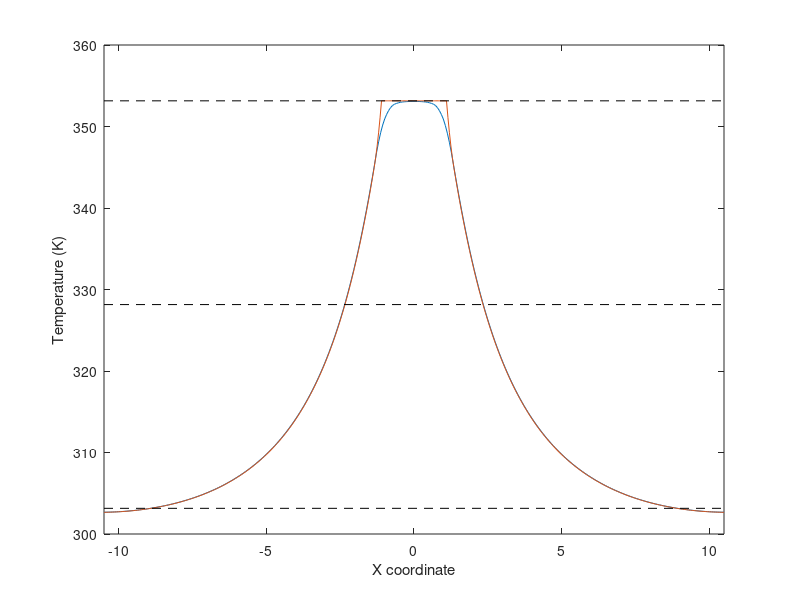

This figure's MATLAB source:
clc
close all

A=[-10.5                     0                        -0.2999999999999999      302.67263624898163
-10.429494743374864       0                        -0.2999999999999999      302.6767333305044
-10.358989486749726       0                        -0.2999999999999999      302.6824090237057
-10.28848423012459        0                        -0.2999999999999999      302.6896633285855
-10.217978973499454       0                        -0.2999999999999999      302.6984962451438
-10.147473716874318       0                        -0.2999999999999999      302.70890777338053
-10.076968460249182       0                        -0.2999999999999999      302.7209097605529
-10.006463203624046       0                        -0.2999999999999999      302.734521325107
-9.935957946998908        0                        -0.2999999999999999      302.749742467043
-9.865452690373774        0                        -0.2999999999999999      302.76657318636086
-9.794947433748638        0                        -0.2999999999999999      302.7850134830604
-9.724442177123503        0                        -0.2999999999999999      302.8050922635112
-9.653936920498365        0                        -0.2999999999999999      302.82683750390356
-9.58343166387323         0                        -0.2999999999999999      302.85024920423785
-9.512926407248093        0                        -0.2999999999999999      302.8753273645141
-9.442421150622955        0                        -0.2999999999999999      302.902071984732
-9.371915893997821        0                        -0.2999999999999999      302.9305174933657
-9.301410637372683        0                        -0.2999999999999999      302.96071344641285
-9.230905380747547        0                        -0.2999999999999999      302.99265984387364
-9.160400124122411        0                        -0.2999999999999999      303.02635668574817
-9.089894867497275        0                        -0.2999999999999999      303.0618039720363
-9.01938961087214         0                        -0.2999999999999999      303.09905407893245
-8.948884354247003        0                        -0.2999999999999999      303.13816779523864
-8.878379097621865        0                        -0.2999999999999999      303.1791451209549
-8.807873840996729        0                        -0.2999999999999999      303.2219860560814
-8.737368584371593        0                        -0.2999999999999999      303.2666906006178
-8.666863327746459        0                        -0.2999999999999999      303.3133186991073
-8.59635807112132         0                        -0.2999999999999999      303.36195641074556
-8.525852814496185        0                        -0.2999999999999999      303.4126037355327
-8.455347557871049        0                        -0.2999999999999999      303.4652606734686
-8.384842301245913        0                        -0.2999999999999999      303.51992722455327
-8.314337044620776        0                        -0.2999999999999999      303.5766782683429
-8.243831787995639        0                        -0.2999999999999999      303.6356212611126
-8.173326531370503        0                        -0.2999999999999999      303.6967562028626
-8.102821274745367        0                        -0.2999999999999999      303.7600830935929
-8.03231601812023         0                        -0.2999999999999999      303.82560193330335
-7.961810761495096        0                        -0.2999999999999999      303.8934059121965
-7.891305504869957        0                        -0.2999999999999999      303.9636270380402
-7.820800248244823        0                        -0.2999999999999999      304.03626531083455
-7.750294991619685        0                        -0.2999999999999999      304.11132073057945
-7.67978973499455         0                        -0.2999999999999999      304.1887932972749
-7.609284478369413        0                        -0.2999999999999999      304.26879765317915
-7.538779221744278        0                        -0.2999999999999999      304.3514947658738
-7.468273965119141        0                        -0.2999999999999999      304.43688463535915
-7.397768708494006        0                        -0.2999999999999999      304.5249672616351
-7.327263451868869        0                        -0.2999999999999999      304.6157426447015
-7.256758195243733        0                        -0.2999999999999999      304.7093509398276
-7.186252938618597        0                        -0.2999999999999999      304.8059876912754
-7.115747681993461        0                        -0.2999999999999999      304.9056528990453
-7.045242425368324        0                        -0.2999999999999999      305.00834656313737
-6.974737168743188        0                        -0.2999999999999999      305.1140686835512
-6.9042319121180515       0                        -0.2999999999999999      305.2229901677227
-6.833726655492915        0                        -0.2999999999999999      305.3353483216457
-6.7632213988677785       0                        -0.2999999999999999      305.4511431453203
-6.6927161422426416       0                        -0.2999999999999999      305.57037463874667
-6.6222108856175055       0                        -0.2999999999999999      305.69304280192443
-6.551705628992369        0                        -0.2999999999999999      305.8193560678948
-6.481200372367233        0                        -0.2999999999999999      305.94960274248626
-6.410695115742097        0                        -0.2999999999999999      306.08378282569913
-6.340189859116961        0                        -0.2999999999999999      306.2218963175334
-6.269684602491825        0                        -0.2999999999999999      306.3639432179888
-6.199179345866689        0                        -0.2999999999999999      306.5101782890354
-6.128674089241553        0                        -0.2999999999999999      306.6609527977634
-6.058168832616417        0                        -0.2999999999999999      306.81626674417294
-5.987663575991282        0                        -0.2999999999999999      306.97612012826403
-5.917158319366145        0                        -0.2999999999999999      307.1405129500364
-5.846653062741009        0                        -0.2999999999999999      307.3097578256814
-5.776147806115873        0                        -0.2999999999999999      307.4842846049123
-5.705642549490737        0                        -0.2999999999999999      307.6640932877292
-5.635137292865599        0                        -0.2999999999999999      307.8491838741323
-5.564632036240463        0                        -0.2999999999999999      308.0395563641212
-5.4941267796153275       0                        -0.2999999999999999      308.2355964504988
-5.423621522990191        0                        -0.2999999999999999      308.43783316734573
-5.353116266365054        0                        -0.2999999999999999      308.64626651466216
-5.282611009739918        0                        -0.2999999999999999      308.860896492448
-5.212105753114782        0                        -0.2999999999999999      309.08172310070324
-5.141600496489646        0                        -0.2999999999999999      309.3092254137141
-5.071095239864509        0                        -0.2999999999999999      309.54405910565686
-5.000589983239373        0                        -0.2999999999999999      309.7862241765318
-4.930084726614236        0                        -0.2999999999999999      310.03572062633884
-4.8595794699891          0                        -0.2999999999999999      310.29254845507785
-4.789074213363964        0                        -0.2999999999999999      310.5573074855956
-4.718568956738827        0                        -0.2999999999999999      310.8308170012196
-4.648063700113692        0                        -0.2999999999999999      311.1130770019501
-4.577558443488556        0                        -0.2999999999999999      311.4040874877871
-4.507053186863419        0                        -0.2999999999999999      311.70384845873036
-4.436547930238283        0                        -0.2999999999999999      312.01311774408003
-4.366042673613147        0                        -0.2999999999999999      312.3329284432813
-4.295537416988012        0                        -0.2999999999999999      312.6632805563341
-4.225032160362875        0                        -0.2999999999999999      313.0041740832386
-4.154526903737739        0                        -0.2999999999999999      313.3556090239945
-4.0840216471126025       0                        -0.2999999999999999      313.71855235188
-4.0135163904874664       0                        -0.2999999999999999      314.0943194086311
-3.94301113386233         0                        -0.2999999999999999      314.48291019424806
-3.872505877237193        0                        -0.2999999999999999      314.8843247087308
-3.802000620612057        0                        -0.2999999999999999      315.29856295207907
-3.731495363986921        0                        -0.2999999999999999      315.72687144490175
-3.6609901073617848       0                        -0.2999999999999999      316.1709401893064
-3.5904848507366482       0                        -0.2999999999999999      316.6307691852933
-3.519979594111512        0                        -0.2999999999999999      317.1063584328624
-3.4494743374863757       0                        -0.2999999999999999      317.5977079320136
-3.3789690808612405       0                        -0.2999999999999999      318.1064398005767
-3.3084638242361044       0                        -0.2999999999999999      318.6347385421104
-3.237958567610969        0                        -0.2999999999999999      319.18260415661507
-3.1674533109858327       0                        -0.2999999999999999      319.75003664409064
-3.096948054360697        0                        -0.2999999999999999      320.3370360045368
-3.0264427977355606       0                        -0.2999999999999999      320.94572598051707
-2.9559375411104236       0                        -0.2999999999999999      321.57892137434203
-2.885432284485287        0                        -0.2999999999999999      322.2366221860117
-2.814927027860151        0                        -0.2999999999999999      322.91882841552615
-2.744421771235014        0                        -0.2999999999999999      323.62554006288514
-2.673916514609878        0                        -0.2999999999999999      324.359528291218
-2.603411257984741        0                        -0.2999999999999999      325.1243239917861
-2.532906001359605        0                        -0.2999999999999999      325.91992716458975
-2.4624007447344685       0                        -0.2999999999999999      326.746337809629
-2.3918954881093324       0                        -0.2999999999999999      327.60355592690354
-2.321390231484196        0                        -0.2999999999999999      328.49510168722384
-2.2508849748590603       0                        -0.2999999999999999      329.42490372419036
-2.1803797182339237       0                        -0.2999999999999999      330.3929620378034
-2.109874461608788        0                        -0.2999999999999999      331.39927662806303
-2.0393692049836516       0                        -0.2999999999999999      332.4438474949689
-1.9688639483585153       0                        -0.2999999999999999      333.53153536182595
-1.8983586917333786       0                        -0.2999999999999999      334.66477899012136
-1.8278534351082423       0                        -0.2999999999999999      335.8435783798552
-1.757348178483106        0                        -0.2999999999999999      337.0679335310276
-1.6868429218579695       0                        -0.2999999999999999      338.3378444436383
-1.6164801545800536       0                        -0.2999999999999999      339.653598988994
-1.5461173873021374       0                        -0.2999999999999999      341.01494321574165
-1.4757546200242218       0                        -0.2999999999999999      342.42187712388136
-1.4053918527463058       0                        -0.2999999999999999      343.87440071341325
-1.33502908546839         0                        -0.2999999999999999      345.37251398433693
-1.266628149047917        0                        -0.2999999999999999      346.84091206024846
-1.198227212627444        0                        -0.2999999999999999      348.1305210578851
-1.1298262762069708       0                        -0.2999999999999999      349.2413409772471
-1.061425339786498        0                        -0.2999999999999999      350.1733718183344
-0.9930244033660249       0                        -0.2999999999999999      350.9266135811468
-0.9270085451738299       0                        -0.2999999999999999      351.48825975709866
-0.8609926869816347       0                        -0.2999999999999999      351.9495912951179
-0.7949768287894395       0                        -0.2999999999999999      352.31060819520474
-0.7289609705972444       0                        -0.2999999999999999      352.5713104573591
-0.6629451124050492       0                        -0.2999999999999999      352.7316980815809
-0.597105630112982        0                        -0.2999999999999999      352.8268482870497
-0.5312661478209145       0                        -0.2999999999999999      352.9042451259809
-0.4654266655288473       0                        -0.2999999999999999      352.96388859837464
-0.39958718323678         0                        -0.2999999999999999      353.0057787042309
-0.3337477009447127       0                        -0.2999999999999999      353.02991544354956
-0.26699816075577015      0                        -0.29999999999999993     353.04888856453766
-0.2002486205668276       0                        -0.29999999999999993     353.06364121724727
-0.13349908037788508      0                        -0.29999999999999993     353.07417340167876
-0.06674954018894252      0                        -0.29999999999999993     353.08048511783204
0                         0                        -0.3                     353.0825763657068
-10.5                     0                        0                        302.6631557238339
-10.429349516022997       0                        0                        302.6672502586819
-10.358699032045989       0                        0                        302.67292614876624
-10.288048548068982       0                        0                        302.6801833940869
-10.217398064091975       0                        0                        302.6890219946439
-10.146747580114969       0                        0                        302.69944195043723
-10.076097096137962       0                        0                        302.7114486910798
-10.005446612160956       0                        0                        302.7250695083087
-9.93479612818395         0                        0                        302.74030440212437
-9.86414564420694         0                        0                        302.7571533725268
-9.793495160229934        0                        0                        302.7756164195156
-9.722844676252928        0                        0                        302.79570660742513
-9.652194192275921        0                        0                        302.8174675509244
-9.581543708298916        0                        0                        302.84089925001354
-9.51089322432191         0                        0                        302.8660017046926
-9.440242740344903        0                        0                        302.89277491496136
-9.369592256367897        0                        0                        302.9212495894784
-9.29894177239089         0                        0                        302.9514805995378
-9.228291288413885        0                        0                        302.9834679451397
-9.157640804436879        0                        0                        303.0172116262841
-9.086990320459872        0                        0                        303.0527116429709
-9.016339836482866        0                        0                        303.08999973894066
-8.945689352505859        0                        0                        303.12915597373905
-8.875038868528852        0                        0                        303.1701803473663
-8.804388384551848        0                        0                        303.2130728598223
-8.733737900574841        0                        0                        303.257833511107
-8.663087416597834        0                        0                        303.30452278628354
-8.59243693262083         0                        0                        303.35322468640635
-8.521786448643823        0                        0                        303.4039392114757
-8.451135964666816        0                        0                        303.45666636149156
-8.380485480689812        0                        0                        303.5114061364538
-8.309834996712805        0                        0                        303.5682376093633
-8.239184512735797        0                        0                        303.6272644951123
-8.16853402875879         0                        0                        303.6884867937011
-8.097883544781782        0                        0                        303.7519045051296
-8.027233060804775        0                        0                        303.8175176293976
-7.95658257682777         0                        0                        303.8854251890118
-7.885932092850764        0                        0                        303.95575404556206
-7.815281608873757        0                        0                        304.02850419904877
-7.744631124896752        0                        0                        304.1036756494717
-7.673980640919746        0                        0                        304.18126839683083
-7.60333015694274         0                        0                        304.2614045277365
-7.532679672965733        0                        0                        304.34423855635373
-7.462029188988727        0                        0                        304.4297704826825
-7.3913787050117215       0                        0                        304.518000306723
-7.320728221034714        0                        0                        304.60892802847496
-7.250077737057709        0                        0                        304.70270277547
-7.179427253080702        0                        0                        304.7995125118
-7.108776769103695        0                        0                        304.8993572374652
-7.03812628512669         0                        0                        305.00223695246564
-6.967475801149683        0                        0                        305.10815165680106
-6.896825317172677        0                        0                        305.2172825897083
-6.82617483319567         0                        0                        305.32985865217364
-6.755524349218663        0                        0                        305.4458798441973
-6.684873865241657        0                        0                        305.56534616577926
-6.61422338126465         0                        0                        305.6882576169193
-6.5435728972876435       0                        0                        305.81483401941676
-6.472922413310637        0                        0                        305.9453549387719
-6.40227192933363         0                        0                        306.0798203749847
-6.331621445356624        0                        0                        306.21823032805526
-6.260970961379618        0                        0                        306.3605847979833
-6.1903204774026115       0                        0                        306.50715047898774
-6.119669993425605        0                        0                        306.6582703395108
-6.049019509448599        0                        0                        306.81394437955277
-5.978369025471592        0                        0                        306.97417259911356
-5.907718541494585        0                        0                        307.13895499819307
-5.8370680575175795       0                        0                        307.3086158293029
-5.766417573540572        0                        0                        307.48357829921974
-5.6957670895635655       0                        0                        307.66384240794383
-5.62511660558656         0                        0                        307.84940815547515
-5.554466121609552        0                        0                        308.04027554181357
-5.483815637632546        0                        0                        308.2368402621404
-5.413165153655539        0                        0                        308.4396282383655
-5.342514669678533        0                        0                        308.648639470489
-5.271864185701525        0                        0                        308.863873958511
-5.2012137017245195       0                        0                        309.08533170243123
-5.130563217747514        0                        0                        309.313498050608
-5.059912733770507        0                        0                        309.5490319658637
-4.9892622497935015       0                        0                        309.7919334481987
-4.918611765816495        0                        0                        310.0422024976128
-4.847961281839489        0                        0                        310.29983911410585
-4.777310797862484        0                        0                        310.5654424361533
-4.706660313885476        0                        0                        310.83984579204065
-4.63600982990847         0                        0                        311.123049181768
-4.565359345931463        0                        0                        311.4150526053355
-4.494708861954456        0                        0                        311.7158560627429
-4.424058377977451        0                        0                        312.0262048350998
-4.353407894000443        0                        0                        312.3471633568951
-4.282757410023437        0                        0                        312.67873162812907
-4.212106926046431        0                        0                        313.0209096488016
-4.141456442069424        0                        0                        313.3736974189125
-4.070805958092418        0                        0                        313.73803021575804
-4.000155474115412        0                        0                        314.1152816031812
-3.9295049901384056       0                        0                        314.50545158118223
-3.8588545061613995       0                        0                        314.9085401497612
-3.788204022184393        0                        0                        315.3245473089179
-3.7175535382073868       0                        0                        315.75465837397235
-3.6469030542303806       0                        0                        316.2006619167297
-3.576252570253374        0                        0                        316.6625579371902
-3.505602086276367        0                        0                        317.14034643535376
-3.434951602299361        0                        0                        317.6340274112203
-3.364301118322355        0                        0                        318.14511893661114
-3.2936506343453478       0                        0                        318.67596122387465
-3.223000150368341        0                        0                        319.22655427301095
-3.1523496663913346       0                        0                        319.79689808402014
-3.081699182414328        0                        0                        320.3869926569019
-3.011048698437322        0                        0                        320.9988024702139
-2.9403982144603154       0                        0                        321.6353687133578
-2.8697477304833092       0                        0                        322.29669138633386
-2.7990972465063026       0                        0                        322.9827704891419
-2.728446762529296        0                        0                        323.6936060217819
-2.6577962785522904       0                        0                        324.4317599067414
-2.587145794575283        0                        0                        325.2010430541096
-2.516495310598277        0                        0                        326.001455463887
-2.4458448266212707       0                        0                        326.83299713607346
-2.375194342644264        0                        0                        327.6956680706687
-2.304543858667258        0                        0                        328.59282121822326
-2.233893374690251        0                        0                        329.52869059301014
-2.1632428907132444       0                        0                        330.5032761950295
-2.092592406736238        0                        0                        331.5165780242814
-2.0219419227592312       0                        0                        332.56859608076564
-1.9513321190534425       0                        0                        333.6626098047828
-1.8807223153476536       0                        0                        334.80231543645584
-1.8101125116418653       0                        0                        335.98771297578503
-1.7395027079360763       0                        0                        337.2188024227704
-1.6688929042302876       0                        0                        338.49558377741164
-1.604957500875662        0                        0                        339.69199906370716
-1.5410220975210367       0                        0                        340.9365447089165
-1.4770866941664114       0                        0                        342.2292207130397
-1.4131512908117858       0                        0                        343.57002707607694
-1.3492158874571603       0                        0                        344.95896379802787
-1.2993727099657284       0                        0                        346.15963982849763
-1.2495295324742963       0                        0                        347.5790814639296
-1.1996863549828642       0                        0                        349.217288704324
-1.1498431774914324       0                        0                        351.07426154968084
-1.1000000000000003       0                        0                        353.15
-1.0600000000000003       0                        0                        353.15000000000003
-1.02                     0                        0                        353.1499999999999
-0.9800000000000002       0                        0                        353.1499999999999
-0.9400000000000002       0                        0                        353.15000000000003
-0.9000000000000002       0                        0                        353.15
-0.8600000000000002       0                        0                        353.15000000000003
-0.8200000000000002       0                        0                        353.1499999999999
-0.7800000000000004       0                        0                        353.1499999999999
-0.7400000000000003       0                        0                        353.15000000000003
-0.7000000000000003       0                        0                        353.15
-0.6600000000000004       0                        0                        353.15000000000003
-0.6200000000000002       0                        0                        353.1499999999999
-0.5800000000000002       0                        0                        353.1499999999999
-0.5400000000000001       0                        0                        353.15000000000003
-0.5000000000000001       0                        0                        353.15
-0.4600000000000002       0                        0                        353.15000000000003
-0.4200000000000002       0                        0                        353.1499999999999
-0.38000000000000017      0                        0                        353.1499999999999
-0.3400000000000002       0                        0                        353.15000000000003
-0.3000000000000002       0                        0                        353.15
-0.2600000000000002       0                        0                        353.15000000000003
-0.22000000000000014      0                        0                        353.1499999999999
-0.18000000000000016      0                        0                        353.1499999999999
-0.1400000000000001       0                        0                        353.15000000000003
-0.10000000000000009      0                        0                        353.15
-0.060000000000000046     0                        0                        353.15000000000003
-0.020000000000000004     0                        0                        353.1499999999999
0.020000000000000018      0                        0                        353.1499999999999
0.060000000000000074      0                        0                        353.15000000000003
0.1000000000000001        0                        0                        353.15
0.1400000000000001        0                        0                        353.15000000000003
0.18000000000000008       0                        0                        353.1499999999999
0.22000000000000006       0                        0                        353.1499999999999
0.26                      0                        0                        353.15000000000003
0.30000000000000004       0                        0                        353.15
0.3400000000000001        0                        0                        353.15000000000003
0.3800000000000001        0                        0                        353.1499999999999
0.42000000000000015       0                        0                        353.1499999999999
0.4600000000000002        0                        0                        353.15000000000003
0.5000000000000002        0                        0                        353.15
0.5400000000000003        0                        0                        353.15000000000003
0.5800000000000002        0                        0                        353.1499999999999
0.6200000000000001        0                        0                        353.1499999999999
0.6600000000000001        0                        0                        353.15000000000003
0.7                       0                        0                        353.15
0.7400000000000001        0                        0                        353.15000000000003
0.7800000000000001        0                        0                        353.1499999999999
0.8200000000000002        0                        0                        353.1499999999999
0.8600000000000001        0                        0                        353.15000000000003
0.9000000000000002        0                        0                        353.15
0.9400000000000002        0                        0                        353.15000000000003
0.9800000000000002        0                        0                        353.1499999999999
1.02                      0                        0                        353.1499999999999
1.0600000000000003        0                        0                        353.15000000000003
1.1000000000000003        0                        0                        353.15
0.0667495401889436        0                        -0.3                     353.080465551855
0.1334990803778872        0                        -0.29999999999999993     353.07414162191753
0.20024862056683082       0                        -0.29999999999999993     353.0636045758945
0.2669981607557744        0                        -0.2999999999999999      353.048854413786
0.333747700944718         0                        -0.2999999999999999      353.0298911355917
0.3995871832367857        0                        -0.2999999999999999      353.00577440467305
0.46542666552885337       0                        -0.2999999999999999      352.96411891819923
0.531266147820921         0                        -0.2999999999999999      352.9049246761705
0.5971056301129887        0                        -0.2999999999999999      352.8281916785869
0.6629451124050564        0                        -0.2999999999999999      352.7339199254481
0.7289609705972508        0                        -0.2999999999999999      352.5715608851155
0.7949768287894452        0                        -0.2999999999999999      352.30843274328305
0.8609926869816397        0                        -0.2999999999999999      351.9445354999509
0.927008545173834         0                        -0.2999999999999999      351.4798691551192
0.9930244033660284        0                        -0.2999999999999999      350.91443370878767
1.0614253397865017        0                        -0.2999999999999999      350.12543466922887
1.1298262762069748        0                        -0.2999999999999999      349.1750246878934
1.1982272126274478        0                        -0.2999999999999999      348.0632037647817
1.266628149047921         0                        -0.2999999999999999      346.78997189989377
1.3350290854683942        0                        -0.2999999999999999      345.3553290932293
1.4053918527463103        0                        -0.2999999999999999      343.8635356891914
1.4757546200242266        0                        -0.2999999999999999      342.41525355406026
1.5461173873021428        0                        -0.2999999999999999      341.0104826878359
1.6164801545800587        0                        -0.2999999999999999      339.6492230905186
1.6868429218579748        0                        -0.2999999999999999      338.33147476210786
1.757348178483111         0                        -0.2999999999999999      337.06083610716155
1.8278534351082476        0                        -0.2999999999999999      335.8358880570915
1.8983586917333837        0                        -0.2999999999999999      334.6566306118978
1.9688639483585202        0                        -0.2999999999999999      333.52306377158044
2.0393692049836565        0                        -0.2999999999999999      332.43518753613927
2.1098744616087926        0                        -0.2999999999999999      331.39041190427713
2.1803797182339286        0                        -0.2999999999999999      330.38394795134406
2.2508849748590647        0                        -0.2999999999999999      329.41579567733993
2.321390231484201         0                        -0.2999999999999999      328.4859550822649
2.3918954881093373        0                        -0.2999999999999999      327.5944261661188
2.462400744734474         0                        -0.2999999999999999      326.73725560961
2.5329060013596094        0                        -0.2999999999999999      325.91091448878416
2.603411257984746         0                        -0.2999999999999999      325.1154028036416
2.6739165146098816        0                        -0.2999999999999999      324.3507205541821
2.744421771235018         0                        -0.2999999999999999      323.6168677404057
2.814927027860154         0                        -0.2999999999999999      322.91030323339174
2.8854322844852907        0                        -0.2999999999999999      322.2282506507227
2.9559375411104267        0                        -0.2999999999999999      321.57070999239863
3.0264427977355632        0                        -0.2999999999999999      320.9376812584195
3.0969480543606993        0                        -0.2999999999999999      320.32916444878515
3.167453310985836         0                        -0.2999999999999999      319.7423401271643
3.237958567610972         0                        -0.2999999999999999      319.1750822899483
3.3084638242361084        0                        -0.2999999999999999      318.62739093713736
3.3789690808612445        0                        -0.2999999999999999      318.0992660687315
3.449474337486381         0                        -0.2999999999999999      317.5907076847304
3.519979594111517         0                        -0.2999999999999999      317.0995295377581
3.5904848507366536        0                        -0.2999999999999999      316.62410872275314
3.6609901073617896        0                        -0.2999999999999999      316.16444523971575
3.731495363986926         0                        -0.2999999999999999      315.720539088646
3.8020006206120622        0                        -0.2999999999999999      315.2923902695436
3.8725058772371987        0                        -0.2999999999999999      314.8783082750087
3.943011133862335         0                        -0.2999999999999999      314.47704638366355
4.013516390487471         0                        -0.2999999999999999      314.0886045955083
4.084021647112607         0                        -0.2999999999999999      313.7129829105431
4.154526903737743         0                        -0.2999999999999999      313.3501813287676
4.225032160362879         0                        -0.2999999999999999      312.9988844849333
4.295537416988015         0                        -0.2999999999999999      312.65812544688936
4.366042673613152         0                        -0.2999999999999999      312.3279042146359
4.436547930238288         0                        -0.2999999999999999      312.00822078817293
4.507053186863424         0                        -0.2999999999999999      311.6990751675003
4.577558443488561         0                        -0.2999999999999999      311.3994344119558
4.648063700113697         0                        -0.2999999999999999      311.1085408269866
4.7185689567388325        0                        -0.2999999999999999      310.826394412593
4.7890742133639685        0                        -0.2999999999999999      310.55299516877494
4.8595794699891055        0                        -0.2999999999999999      310.2883430955322
4.930084726614242         0                        -0.2999999999999999      310.03161912570175
5.000589983239377         0                        -0.2999999999999999      309.7822235974936
5.071095239864513         0                        -0.2999999999999999      309.5401565109077
5.14160049648965          0                        -0.2999999999999999      309.30541786594404
5.212105753114786         0                        -0.2999999999999999      309.07800766260266
5.282611009739922         0                        -0.2999999999999999      308.8572704465836
5.353116266365058         0                        -0.2999999999999999      308.64272730169705
5.423621522990195         0                        -0.2999999999999999      308.4343782279435
5.494126779615331         0                        -0.2999999999999999      308.2322232253229
5.564632036240467         0                        -0.2999999999999999      308.03626229383497
5.635137292865603         0                        -0.2999999999999999      307.84596660151107
5.70564254949074          0                        -0.2999999999999999      307.66095059908605
5.776147806115876         0                        -0.2999999999999999      307.4812142865601
5.846653062741011         0                        -0.2999999999999999      307.3067576639331
5.9171583193661474        0                        -0.2999999999999999      307.137580731205
5.987663575991284         0                        -0.2999999999999999      306.973253816035
6.0581688326164205        0                        -0.2999999999999999      306.8134644276558
6.1286740892415565        0                        -0.2999999999999999      306.6582125660673
6.199179345866693         0                        -0.2999999999999999      306.50749823126955
6.26968460249183          0                        -0.2999999999999999      306.3613214232625
6.340189859116966         0                        -0.2999999999999999      306.2193310269093
6.410695115742101         0                        -0.2999999999999999      306.0812723875664
6.481200372367237         0                        -0.2999999999999999      305.947145505234
6.551705628992374         0                        -0.2999999999999999      305.8169503799121
6.62221088561751          0                        -0.2999999999999999      305.6906870116006
6.692716142242646         0                        -0.2999999999999999      305.5680672228873
6.763221398867782         0                        -0.2999999999999999      305.4488826714273
6.833726655492918         0                        -0.2999999999999999      305.33313335722073
6.904231912118055         0                        -0.2999999999999999      305.2208192802675
6.97473716874319          0                        -0.2999999999999999      305.1119404405676
7.045242425368326         0                        -0.2999999999999999      305.0062596397645
7.115747681993462         0                        -0.2999999999999999      304.90360604628347
7.186252938618598         0                        -0.2999999999999999      304.8039796601247
7.256758195243733         0                        -0.2999999999999999      304.7073804812883
7.327263451868869         0                        -0.2999999999999999      304.613808509774
7.397768708494006         0                        -0.2999999999999999      304.5230682907734
7.468273965119141         0                        -0.2999999999999999      304.4350197321387
7.538779221744278         0                        -0.2999999999999999      304.3496628338702
7.609284478369413         0                        -0.2999999999999999      304.26699759596784
7.67978973499455          0                        -0.2999999999999999      304.18702401843143
7.750294991619686         0                        -0.2999999999999999      304.10958120727025
7.820800248244823         0                        -0.2999999999999999      304.0345545736892
7.891305504869957         0                        -0.2999999999999999      303.96194411768806
7.961810761495094         0                        -0.2999999999999999      303.89174983926716
8.03231601812023          0                        -0.2999999999999999      303.8239717384261
8.102821274745368         0                        -0.2999999999999999      303.75847787090373
8.173326531370503         0                        -0.2999999999999999      303.6951750868795
8.243831787995639         0                        -0.2999999999999999      303.6340633863534
8.314337044620775         0                        -0.2999999999999999      303.57514276932557
8.384842301245913         0                        -0.2999999999999999      303.5184132357958
8.45534755787105          0                        -0.2999999999999999      303.46376740782284
8.525852814496185         0                        -0.2999999999999999      303.4111303961981
8.59635807112132          0                        -0.2999999999999999      303.36050220092176
8.666863327746457         0                        -0.2999999999999999      303.31188282199383
8.737368584371593         0                        -0.2999999999999999      303.2652722594141
8.80787384099673          0                        -0.2999999999999999      303.2205843611796
8.878379097621865         0                        -0.2999999999999999      303.17775992403756
8.948884354247003         0                        -0.2999999999999999      303.1367989479882
9.019389610872139         0                        -0.2999999999999999      303.09770143303155
9.089894867497275         0                        -0.2999999999999999      303.06046737916733
9.160400124122413         0                        -0.2999999999999999      303.025030001413
9.230905380747547         0                        -0.2999999999999999      302.9913431466067
9.301410637372683         0                        -0.2999999999999999      302.9594068147487
9.37191589399782          0                        -0.2999999999999999      302.9292210058391
9.442421150622955         0                        -0.2999999999999999      302.9007857198776
9.512926407248095         0                        -0.2999999999999999      302.8740534160976
9.58343166387323          0                        -0.2999999999999999      302.8489858402804
9.653936920498365         0                        -0.2999999999999999      302.8255829924263
9.724442177123501         0                        -0.2999999999999999      302.8038448725351
9.794947433748638         0                        -0.2999999999999999      302.78377148060673
9.865452690373774         0                        -0.2999999999999999      302.76534092970167
9.935957946998908         0                        -0.2999999999999999      302.7485184900628
10.006463203624046        0                        -0.2999999999999999      302.7333041616903
10.076968460249182        0                        -0.2999999999999999      302.71969794458414
10.147473716874318        0                        -0.2999999999999999      302.70769983874413
10.217978973499454        0                        -0.2999999999999999      302.6972901813287
10.28848423012459         0                        -0.2999999999999999      302.688459198974
10.358989486749726        0                        -0.2999999999999999      302.6812068916803
10.429494743374864        0                        -0.2999999999999999      302.6755332594476
10.5                      0                        -0.2999999999999999      302.67143830227565
1.1498431774914324        0                        0                        351.0872809782072
1.1996863549828645        0                        0                        349.2387608831117
1.2495295324742965        0                        0                        347.6044397147137
1.2993727099657286        0                        0                        346.1843174730131
1.3492158874571607        0                        0                        344.9783941580098
1.4131512908117858        0                        0                        343.5830294156523
1.4770866941664107        0                        0                        342.2368220076812
1.5410220975210356        0                        0                        340.93977193409705
1.6049575008756605        0                        0                        339.69187919489957
1.6688929042302856        0                        0                        338.4931437900887
1.739502707936075         0                        0                        337.21452543511566
1.8101125116418642        0                        0                        335.9819282107287
1.8807223153476533        0                        0                        334.7953521169281
1.9513321190534427        0                        0                        333.6547971537136
2.021941922759232         0                        0                        332.5602633210853
2.0925924067362387        0                        0                        331.5079136536153
2.163242890713245         0                        0                        330.4943719964687
2.233893374690252         0                        0                        329.5196383496458
2.304543858667258         0                        0                        328.5837127131466
2.3751943426442645        0                        0                        327.6865950869709
2.445844826621271         0                        0                        326.82395414527224
2.5164953105982772        0                        0                        325.992468350709
2.587145794575284         0                        0                        325.1921377032812
2.65779627855229          0                        0                        324.4229622029891
2.7284467625292965        0                        0                        323.68494184983217
2.7990972465063026        0                        0                        322.974249655832
2.8697477304833097        0                        0                        322.28832130178887
2.9403982144603162        0                        0                        321.62715678770314
3.0110486984373224        0                        0                        320.99075611357466
3.081699182414329         0                        0                        320.3791192794033
3.152349666391336         0                        0                        319.78919847461776
3.223000150368342         0                        0                        319.21902842114747
3.293650634345348         0                        0                        318.6686091189926
3.364301118322355         0                        0                        318.137940568153
3.434951602299361         0                        0                        317.6270227686287
3.5056020862763675        0                        0                        317.1335128329397
3.576252570253374         0                        0                        316.65589261845474
3.6469030542303806        0                        0                        316.19416212517405
3.7175535382073863        0                        0                        315.7483213530975
3.788204022184393         0                        0                        315.31837030222505
3.8588545061613995        0                        0                        314.9025194486362
3.9295049901384056        0                        0                        314.49958363053884
4.000155474115412         0                        0                        314.10956284793326
4.070805958092418         0                        0                        313.73245710081926
4.141456442069424         0                        0                        313.3682663891969
4.212106926046431         0                        0                        313.0156168966636
4.282757410023438         0                        0                        312.67357357521627
4.353407894000444         0                        0                        312.3421364248554
4.424058377977452         0                        0                        312.021305445581
4.494708861954457         0                        0                        311.71108063739274
4.565359345931464         0                        0                        311.41039759987706
4.63600982990847          0                        0                        311.11851129287334
4.706660313885476         0                        0                        310.8354217163819
4.777310797862483         0                        0                        310.56112887040274
4.847961281839489         0                        0                        310.2956327549355
4.918611765816496         0                        0                        310.0381001863566
4.9892622497935015        0                        0                        309.7879322505712
5.059912733770507         0                        0                        309.5451289475793
5.130563217747515         0                        0                        309.30969027738115
5.201213701724521         0                        0                        309.08161623997637
5.271864185701528         0                        0                        308.8602480490449
5.342514669678534         0                        0                        308.6451005542898
5.413165153655541         0                        0                        308.43617375571125
5.483815637632547         0                        0                        308.2334676533094
5.554466121609554         0                        0                        308.0369822470839
5.625116605586561         0                        0                        307.84619178935856
5.695767089563567         0                        0                        307.6607007551322
5.766417573540574         0                        0                        307.480509144405
5.83706805751758          0                        0                        307.30561695717694
5.907718541494586         0                        0                        307.1360241934479
5.978369025471593         0                        0                        306.97130780490664
6.049019509448599         0                        0                        306.81114368310006
6.119669993425605         0                        0                        306.6555318280284
6.190320477402612         0                        0                        306.5044722396916
6.260970961379619         0                        0                        306.35796491808946
6.3316214453566255        0                        0                        306.21566703331814
6.402271929333631         0                        0                        306.07731201202364
6.472922413310637         0                        0                        305.94289985420613
6.5435728972876435        0                        0                        305.81243055986556
6.61422338126465          0                        0                        305.6859041290018
6.684873865241657         0                        0                        305.5630411146872
6.755524349218663         0                        0                        305.4436217959184
6.82617483319567          0                        0                        305.32764617269555
6.896825317172676         0                        0                        305.21511424501864
6.967475801149683         0                        0                        305.1060260128875
7.03812628512669          0                        0                        305.00015267556336
7.108776769103695         0                        0                        304.89731307734274
7.179427253080702         0                        0                        304.79750721822586
7.250077737057709         0                        0                        304.7007350982127
7.320728221034714         0                        0                        304.6069967173031
7.3913787050117215        0                        0                        304.51610419529567
7.462029188988727         0                        0                        304.4279084735698
7.532679672965733         0                        0                        304.34240955212545
7.60333015694274          0                        0                        304.25960743096266
7.673980640919746         0                        0                        304.1795021100814
7.7446311248967525        0                        0                        304.1019391450009
7.815281608873757         0                        0                        304.02679650650646
7.885932092850764         0                        0                        303.95407419459815
7.95658257682777          0                        0                        303.8837722092761
8.027233060804775         0                        0                        303.8158905505401
8.097883544781784         0                        0                        303.7503024168006
8.16853402875879          0                        0                        303.6869088304537
8.239184512735797         0                        0                        303.62570979149956
8.309834996712805         0                        0                        303.5667052999381
8.380485480689812         0                        0                        303.50989535576934
8.451135964666816         0                        0                        303.4551762970317
8.521786448643823         0                        0                        303.402469080683
8.59243693262083          0                        0                        303.35177370672324
8.663087416597834         0                        0                        303.30309017515253
8.733737900574841         0                        0                        303.25641848597064
8.804388384551848         0                        0                        303.21167458501264
8.875038868528852         0                        0                        303.1687969843159
8.945689352505859         0                        0                        303.1277856838806
9.016339836482866         0                        0                        303.08864068370656
9.086990320459872         0                        0                        303.05136198379375
9.157640804436879         0                        0                        303.0158830725664
9.228291288413885         0                        0                        302.98215818085265
9.29894177239089          0                        0                        302.95018730865263
9.369592256367897         0                        0                        302.91997045596634
9.440242740344903         0                        0                        302.89150762279354
9.510893224321912         0                        0                        302.8647373014897
9.581543708298918         0                        0                        302.83963967175623
9.652194192275923         0                        0                        302.8162147335933
9.722844676252931         0                        0                        302.79446248700094
9.793495160229938         0                        0                        302.77438293197895
9.864145644206944         0                        0                        302.7559224833083
9.93479612818395          0                        0                        302.73907687228757
10.005446612160956        0                        0                        302.72384609891674
10.076097096137959        0                        0                        302.71023016319583
10.146747580114965        0                        0                        302.69822906512474
10.217398064091974        0                        0                        302.6878163997688
10.28804854806898         0                        0                        302.6789832813945
10.358699032045987        0                        0                        302.6717297100021
10.429349516022995        0                        0                        302.6660556855916
10.5                      0                        0                        302.6619612081628];

plot(A([1:151,343:492],1),A([1:151,343:492],4))
hold on
plot(A([152:342,493:627],1),A([152:342,493:627],4))
xlim([-10.5,10.5])
plot([-10.5,10.5],[303.15,303.15],'--k')
plot([-10.5,10.5],[328.15,328.15],'--k')
plot([-10.5,10.5],[353.15,353.15],'--k')
xlabel('X coordinate')
ylabel('Temperature (K)')
